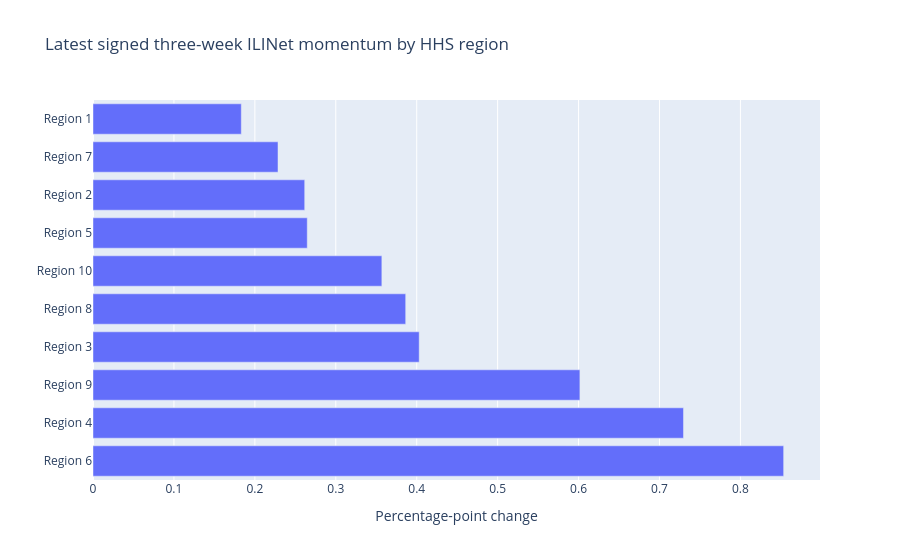

Notebook cell for this chart:
### Markdown cell above
## Seasonal and geographic checks

The live signal compares the latest trailing three-week mean with the preceding three-week mean. It is a signed descriptive change, not an alert. Same-week empirical percentiles use up to ten prior complete seasons and always travel with their historical sample count.

### Code cell
latest_ili_season = ili.loc[ili.week_ending.notna(), "season_start"].max()
latest_region_rows = (
    ili.query("season_start == @latest_ili_season and geography_type == 'hhs'")
    .sort_values("week_ending")
    .groupby("region", as_index=False)
    .tail(1)
    .sort_values("momentum_3wk", ascending=False)
)

assert latest_region_rows["region"].nunique() == 10
assert latest_region_rows["historical_n"].between(0, 10).all()

px.bar(
    latest_region_rows,
    x="momentum_3wk",
    y="region",
    orientation="h",
    title="Latest signed three-week ILINet momentum by HHS region",
    labels={"momentum_3wk": "Percentage-point change", "region": ""},
)

### Figure 1 — Plotly figure (JSON) as saved in the notebook; plotly's stock layout.template omitted (floating-point values rounded to 4 significant figures)
{"data": [{"hovertemplate": "Percentage-point change=%{x}<br>=%{y}<extra></extra>", "legendgroup": "", "marker": {"color": "#636efa", "pattern": {"shape": ""}}, "name": "", "orientation": "h", "showlegend": false, "textposition": "auto", "type": "bar", "x": [0.8534, 0.7296, 0.6016, 0.4031, 0.3864, 0.3569, 0.2647, 0.2616, 0.2286, 0.1832], "xaxis": "x", "y": ["Region 6", "Region 4", "Region 9", "Region 3", "Region 8", "Region 10", "Region 5", "Region 2", "Region 7", "Region 1"], "yaxis": "y"}], "layout": {"barmode": "relative", "legend": {"tracegroupgap": 0}, "title": {"text": "Latest signed three-week ILINet momentum by HHS region"}, "xaxis": {"anchor": "y", "domain": [0, 1], "title": {"text": "Percentage-point change"}}, "yaxis": {"anchor": "x", "domain": [0, 1], "title": {"text": ""}}}}
